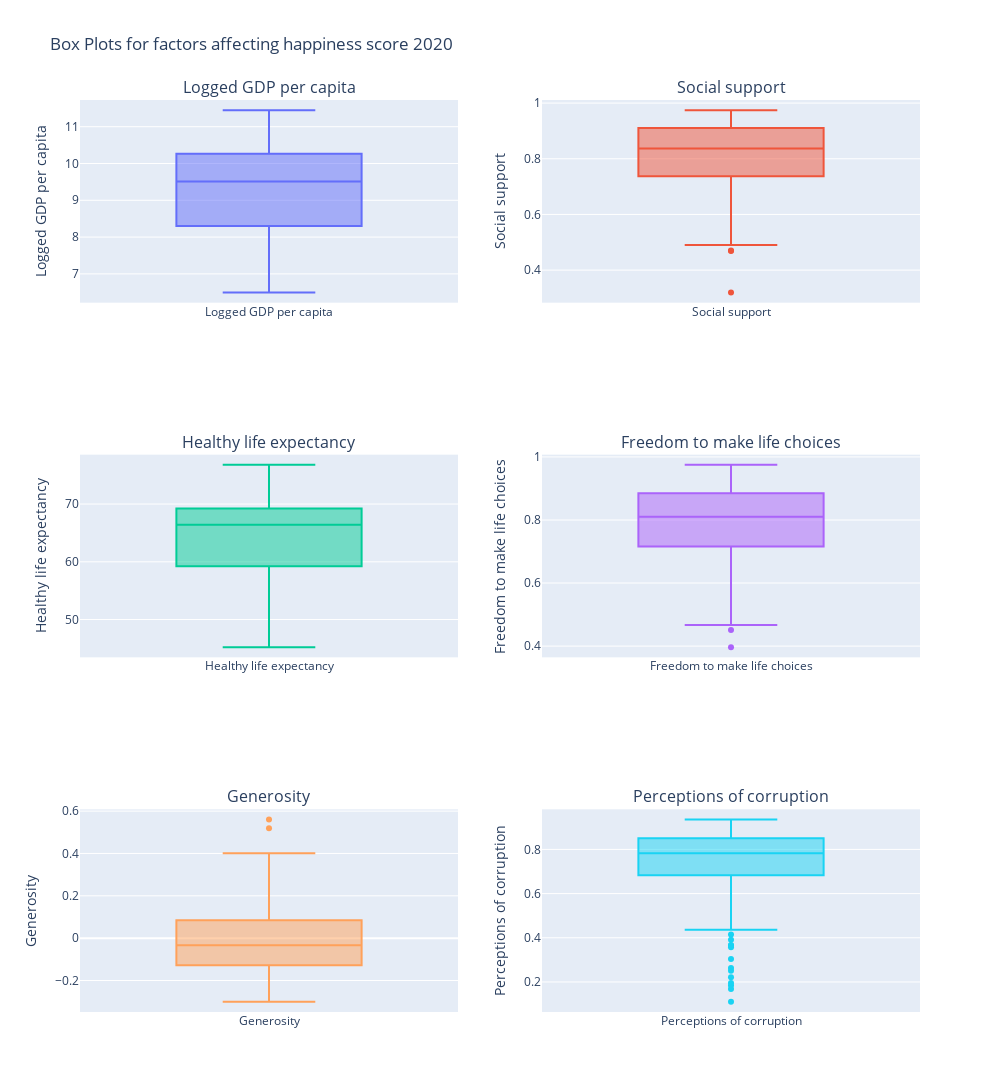

Notebook cell for this chart:
### Code cell
fig = sp.make_subplots(rows=3, cols=2, subplot_titles=[
    'Logged GDP per capita',
    'Social support',
    'Healthy life expectancy',
    'Freedom to make life choices',
    'Generosity','Perceptions of corruption'])

fig.add_trace(go.Box(y=Report_2020['Logged GDP per capita'], name='Logged GDP per capita'), row=1, col=1)
fig.add_trace(go.Box(y=Report_2020['Social support'], name='Social support'), row=1, col=2)
fig.add_trace(go.Box(y=Report_2020['Healthy life expectancy'], name='Healthy life expectancy'), row=2, col=1)
fig.add_trace(go.Box(y=Report_2020['Freedom to make life choices'], name='Freedom to make life choices'), row=2, col=2)
fig.add_trace(go.Box(y=Report_2020['Generosity'], name='Generosity'), row=3, col=1)
fig.add_trace(go.Box(y=Report_2020['Perceptions of corruption'], name='Perceptions of corruption'), row=3, col=2)

fig.update_layout(
    showlegend=False,
    title='Box Plots for factors affecting happiness score 2020',
    height=1200,
    width=1000,)
fig.update_yaxes(title_text='Logged GDP per capita', row=1, col=1)
fig.update_yaxes(title_text='Social support', row=1, col=2)
fig.update_yaxes(title_text='Healthy life expectancy', row=2, col=1)
fig.update_yaxes(title_text='Freedom to make life choices', row=2, col=2)
fig.update_yaxes(title_text='Generosity', row=3, col=1)
fig.update_yaxes(title_text='Perceptions of corruption', row=3, col=2)

fig.show()

### Figure 1 — Plotly figure (JSON) as saved in the notebook; plotly's stock layout.template omitted (floating-point values rounded to 4 significant figures; data arrays with more than 128 entries replaced by an {"elided": "..."} marker saying what was removed)
{"data": [{"name": "Logged GDP per capita", "type": "box", "xaxis": "x", "y": {"elided": "143 float values"}, "yaxis": "y"}, {"name": "Social support", "type": "box", "xaxis": "x2", "y": {"elided": "143 float values"}, "yaxis": "y2"}, {"name": "Healthy life expectancy", "type": "box", "xaxis": "x3", "y": {"elided": "143 float values"}, "yaxis": "y3"}, {"name": "Freedom to make life choices", "type": "box", "xaxis": "x4", "y": {"elided": "143 float values"}, "yaxis": "y4"}, {"name": "Generosity", "type": "box", "xaxis": "x5", "y": {"elided": "143 float values"}, "yaxis": "y5"}, {"name": "Perceptions of corruption", "type": "box", "xaxis": "x6", "y": {"elided": "143 float values"}, "yaxis": "y6"}], "layout": {"annotations": [{"font": {"size": 16}, "showarrow": false, "text": "Logged GDP per capita", "x": 0.225, "xanchor": "center", "xref": "paper", "y": 1, "yanchor": "bottom", "yref": "paper"}, {"font": {"size": 16}, "showarrow": false, "text": "Social support", "x": 0.775, "xanchor": "center", "xref": "paper", "y": 1, "yanchor": "bottom", "yref": "paper"}, {"font": {"size": 16}, "showarrow": false, "text": "Healthy life expectancy", "x": 0.225, "xanchor": "center", "xref": "paper", "y": 0.6111, "yanchor": "bottom", "yref": "paper"}, {"font": {"size": 16}, "showarrow": false, "text": "Freedom to make life choices", "x": 0.775, "xanchor": "center", "xref": "paper", "y": 0.6111, "yanchor": "bottom", "yref": "paper"}, {"font": {"size": 16}, "showarrow": false, "text": "Generosity", "x": 0.225, "xanchor": "center", "xref": "paper", "y": 0.2222, "yanchor": "bottom", "yref": "paper"}, {"font": {"size": 16}, "showarrow": false, "text": "Perceptions of corruption", "x": 0.775, "xanchor": "center", "xref": "paper", "y": 0.2222, "yanchor": "bottom", "yref": "paper"}], "height": 1200, "showlegend": false, "title": {"text": "Box Plots for factors affecting happiness score 2020"}, "width": 1000, "xaxis": {"anchor": "y", "domain": [0, 0.45]}, "xaxis2": {"anchor": "y2", "domain": [0.55, 1]}, "xaxis3": {"anchor": "y3", "domain": [0, 0.45]}, "xaxis4": {"anchor": "y4", "domain": [0.55, 1]}, "xaxis5": {"anchor": "y5", "domain": [0, 0.45]}, "xaxis6": {"anchor": "y6", "domain": [0.55, 1]}, "yaxis": {"anchor": "x", "domain": [0.7778, 1], "title": {"text": "Logged GDP per capita"}}, "yaxis2": {"anchor": "x2", "domain": [0.7778, 1], "title": {"text": "Social support"}}, "yaxis3": {"anchor": "x3", "domain": [0.3889, 0.6111], "title": {"text": "Healthy life expectancy"}}, "yaxis4": {"anchor": "x4", "domain": [0.3889, 0.6111], "title": {"text": "Freedom to make life choices"}}, "yaxis5": {"anchor": "x5", "domain": [0, 0.2222], "title": {"text": "Generosity"}}, "yaxis6": {"anchor": "x6", "domain": [0, 0.2222], "title": {"text": "Perceptions of corruption"}}}}
